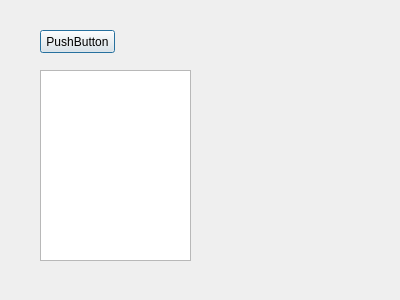
<?xml version="1.0" encoding="UTF-8"?>
<ui version="4.0">
 <class>Dialog</class>
 <widget class="QDialog" name="Dialog">
  <property name="geometry">
   <rect>
    <x>0</x>
    <y>0</y>
    <width>400</width>
    <height>300</height>
   </rect>
  </property>
  <property name="windowTitle">
   <string>Dialog</string>
  </property>
  <widget class="QPushButton" name="pushButton">
   <property name="geometry">
    <rect>
     <x>40</x>
     <y>30</y>
     <width>75</width>
     <height>23</height>
    </rect>
   </property>
   <property name="text">
    <string>PushButton</string>
   </property>
  </widget>
  <widget class="QTextEdit" name="textEdit">
   <property name="geometry">
    <rect>
     <x>40</x>
     <y>70</y>
     <width>151</width>
     <height>191</height>
    </rect>
   </property>
  </widget>
 </widget>
 <layoutdefault spacing="6" margin="11"/>
 <resources/>
 <connections/>
</ui>
